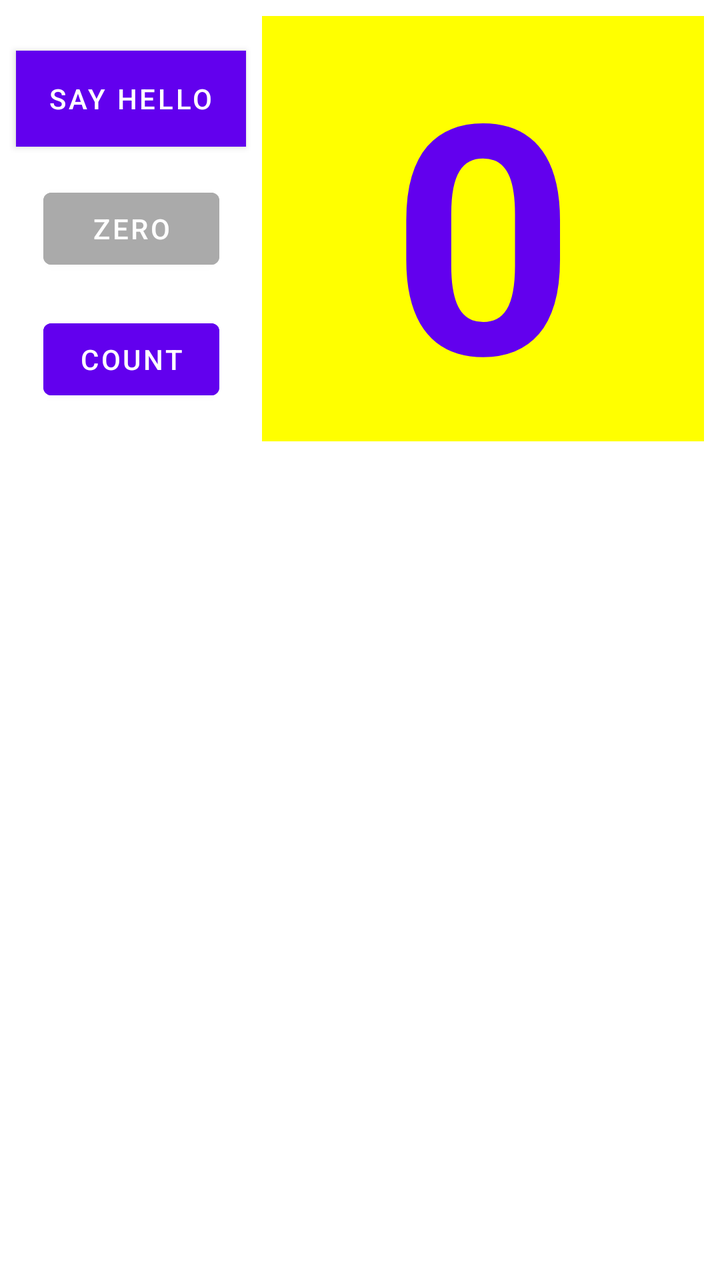
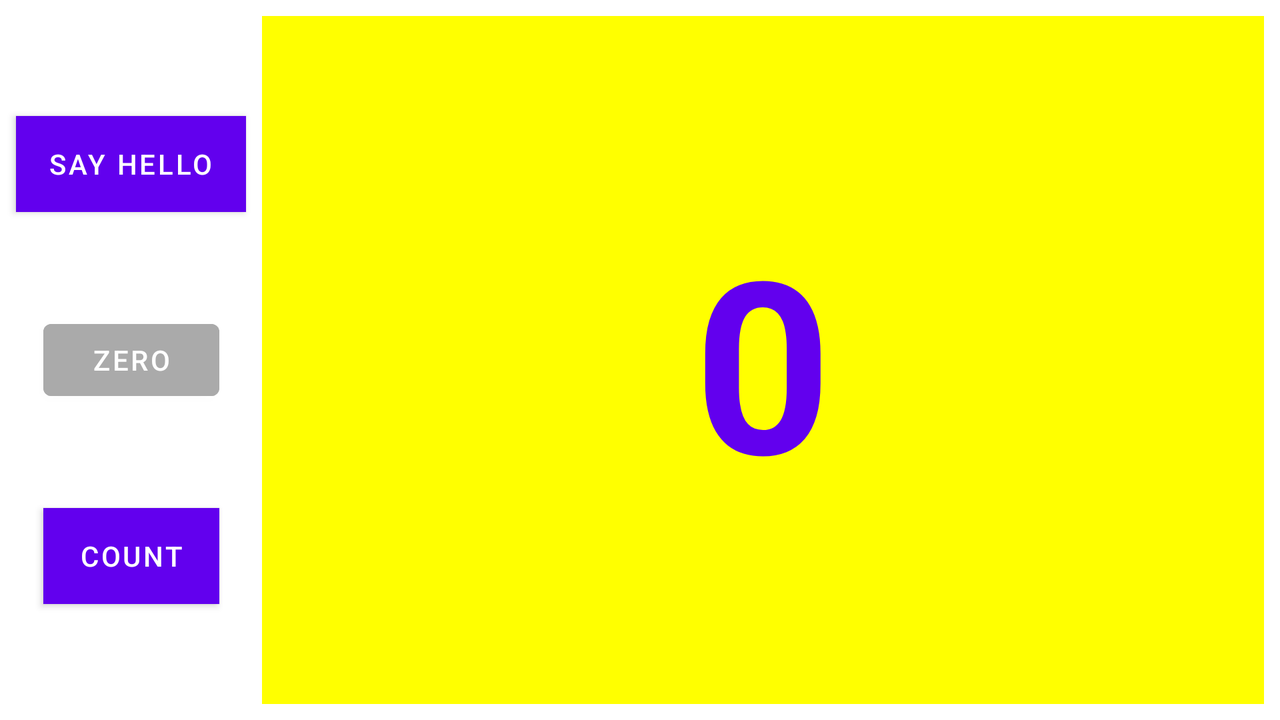

Compare how this app lays out the same screen by default and in its alternative resource folder. The renders come first, then the two layout files and the values they reference.
<!-- AndroidManifest.xml: application theme Theme.AndersenHomework -->
<!-- res/layout/activity_toast.xml -->
<androidx.constraintlayout.widget.ConstraintLayout xmlns:android="http://schemas.android.com/apk/res/android"
    xmlns:app="http://schemas.android.com/apk/res-auto"
    xmlns:tools="http://schemas.android.com/tools"
    android:layout_width="match_parent"
    android:layout_height="match_parent"
    android:orientation="vertical"
    tools:context=".ToastActivity">

    <Button
        android:id="@+id/button_toast"
        android:layout_width="wrap_content"
        android:layout_height="wrap_content"
        android:layout_marginStart="8dp"
        android:layout_marginTop="8dp"
        android:background="@color/design_default_color_primary"
        android:onClick="showHello"
        android:text="@string/button_label_hello"
        android:textColor="@android:color/white"
        app:layout_constraintBottom_toTopOf="@+id/button_zero"
        app:layout_constraintStart_toStartOf="parent"
        app:layout_constraintTop_toTopOf="@+id/show_count" />

    <Button
        android:id="@+id/button_zero"
        android:layout_width="wrap_content"
        android:layout_height="wrap_content"
        android:layout_centerHorizontal="true"
        android:layout_marginTop="8dp"
        android:backgroundTint="@android:color/darker_gray"
        android:onClick="zeroize"
        android:text="@string/button_label_zero"
        android:textColor="@android:color/white"
        app:layout_constraintBottom_toTopOf="@+id/button_count"
        app:layout_constraintEnd_toEndOf="@+id/button_toast"
        app:layout_constraintHorizontal_bias="0.5"
        app:layout_constraintStart_toStartOf="@+id/button_toast"
        app:layout_constraintTop_toBottomOf="@+id/button_toast" />

    <Button
        android:id="@+id/button_count"
        android:layout_width="wrap_content"
        android:layout_height="wrap_content"
        android:layout_centerHorizontal="true"
        android:layout_marginTop="8dp"
        android:layout_marginBottom="8dp"
        android:backgroundTint="@color/design_default_color_primary"
        android:onClick="countUp"
        android:text="@string/button_label_count"
        android:textColor="@android:color/white"
        app:layout_constraintBottom_toBottomOf="@+id/show_count"
        app:layout_constraintEnd_toEndOf="@+id/button_zero"
        app:layout_constraintHorizontal_bias="0.5"
        app:layout_constraintStart_toStartOf="@+id/button_zero"
        app:layout_constraintTop_toBottomOf="@+id/button_zero" />

    <TextView
        android:id="@+id/show_count"
        android:layout_width="0dp"
        android:layout_height="wrap_content"
        android:layout_marginStart="8dp"
        android:layout_marginTop="8dp"
        android:layout_marginEnd="8dp"
        android:background="#FF0"
        android:gravity="center_vertical"
        android:text="@string/count_initial_value"
        android:textAlignment="center"
        android:textColor="@color/design_default_color_primary"
        android:textSize="160sp"
        android:textStyle="bold"
        app:layout_constraintEnd_toEndOf="parent"
        app:layout_constraintStart_toEndOf="@+id/button_toast"
        app:layout_constraintTop_toTopOf="parent" />

</androidx.constraintlayout.widget.ConstraintLayout>
<!-- resources referenced by this layout -->
<resources>
  <string name="button_label_count">Count</string>
  <string name="button_label_hello">Say Hello</string>
  <string name="button_label_zero">zero</string>
  <string name="count_initial_value">0</string>
  <style name="Theme.AndersenHomework" parent="Theme.MaterialComponents.DayNight.DarkActionBar">
          
          <item name="colorPrimary">@color/purple_500</item>
          <item name="colorPrimaryVariant">@color/purple_700</item>
          <item name="colorOnPrimary">@color/white</item>
          
          <item name="colorSecondary">@color/teal_200</item>
          <item name="colorSecondaryVariant">@color/teal_700</item>
          <item name="colorOnSecondary">@color/black</item>
          
          <item name="android:statusBarColor" tools:targetApi="l">?attr/colorPrimaryVariant</item>
          
      </style>
</resources>
<!-- res/layout-land/activity_toast.xml (the repository's variant of the layout above) -->
<!-- drawn on the phone turned sideways -->
<?xml version="1.0" encoding="utf-8"?>
<androidx.constraintlayout.widget.ConstraintLayout xmlns:android="http://schemas.android.com/apk/res/android"
    xmlns:app="http://schemas.android.com/apk/res-auto"
    xmlns:tools="http://schemas.android.com/tools"
    android:layout_width="match_parent"
    android:layout_height="match_parent"
    tools:context=".ToastActivity">

    <Button
        android:id="@+id/button_toast"
        android:layout_width="wrap_content"
        android:layout_height="wrap_content"
        android:layout_marginStart="8dp"
        android:layout_marginTop="8dp"
        android:background="@color/design_default_color_primary"
        android:onClick="showHello"
        android:text="@string/button_label_hello"
        android:textColor="@android:color/white"
        app:layout_constraintBottom_toTopOf="@+id/button_zero"
        app:layout_constraintStart_toStartOf="parent"
        app:layout_constraintTop_toTopOf="@+id/show_count" />

    <Button
        android:id="@+id/button_zero"
        android:layout_width="wrap_content"
        android:layout_height="wrap_content"
        android:layout_centerHorizontal="true"
        android:layout_marginTop="8dp"
        android:backgroundTint="@android:color/darker_gray"
        android:onClick="zeroize"
        android:text="@string/button_label_zero"
        android:textColor="@android:color/white"
        app:layout_constraintBottom_toTopOf="@+id/button_count"
        app:layout_constraintEnd_toEndOf="@+id/button_toast"
        app:layout_constraintHorizontal_bias="0.5"
        app:layout_constraintStart_toStartOf="@+id/button_toast"
        app:layout_constraintTop_toBottomOf="@+id/button_toast" />

    <Button
        android:id="@+id/button_count"
        android:layout_width="wrap_content"
        android:layout_height="wrap_content"
        android:layout_centerHorizontal="true"
        android:layout_marginTop="8dp"
        android:layout_marginBottom="8dp"
        android:background="@color/design_default_color_primary"
        android:onClick="countUp"
        android:text="@string/button_label_count"
        android:textColor="@android:color/white"
        app:layout_constraintBottom_toBottomOf="@+id/show_count"
        app:layout_constraintEnd_toEndOf="@+id/button_zero"
        app:layout_constraintHorizontal_bias="0.5"
        app:layout_constraintStart_toStartOf="@+id/button_zero"
        app:layout_constraintTop_toBottomOf="@+id/button_zero" />

    <TextView
        android:id="@+id/show_count"
        android:layout_width="0dp"
        android:layout_height="match_parent"
        android:layout_marginStart="8dp"
        android:layout_marginTop="8dp"
        android:layout_marginEnd="8dp"
        android:layout_marginBottom="8dp"
        android:background="#FF0"
        android:gravity="center_vertical"
        android:text="@string/count_initial_value"
        android:textAlignment="center"
        android:textColor="@color/design_default_color_primary"
        android:textSize="120sp"
        android:textStyle="bold"
        app:layout_constraintEnd_toEndOf="parent"
        app:layout_constraintStart_toEndOf="@+id/button_toast"
        app:layout_constraintTop_toTopOf="parent" />


</androidx.constraintlayout.widget.ConstraintLayout>
